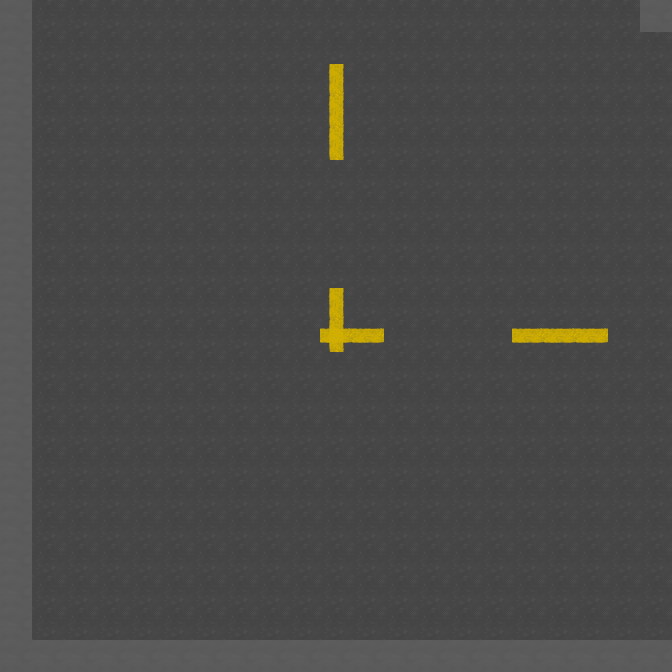

A level layout from a 2D game, rendered from its tile map. Below: a short description, then the map file with its tile-grid data intact:
An orthogonal 21x21 tile map with 32x32 px tiles, 2 tile layers (street_asphalt, street_signs), 1 hidden layer not drawn, 2 tilesets.

<map version="1.10" tiledversion="1.10.1" orientation="orthogonal" renderorder="right-down" width="21" height="21" tilewidth="32" tileheight="32" infinite="0" nextlayerid="4" nextobjectid="1">
 <tileset firstgid="1" source="mini_tileset.tsx" />
 <tileset firstgid="5" source="tileset_gen4.tsx" />
 <layer id="1" name="street_asphalt" width="21" height="21">
  <data encoding="csv">
5,5,5,5,5,5,5,5,5,5,5,5,5,5,5,5,5,5,5,5,5,
5,5,5,5,5,5,5,5,5,5,5,5,5,5,5,5,5,5,5,5,5,
5,5,5,5,5,5,5,5,5,5,5,5,5,5,5,5,5,5,5,5,5,
5,5,5,5,5,5,5,5,5,5,5,5,5,5,5,5,5,5,5,5,5,
5,5,5,5,5,5,5,5,5,5,5,5,5,5,5,5,5,5,5,5,5,
5,5,5,5,5,5,5,5,5,5,5,5,5,5,5,5,5,5,5,5,5,
5,5,5,5,5,5,5,5,5,5,5,5,5,5,5,5,5,5,5,5,5,
5,5,5,5,5,5,5,5,5,5,5,5,5,5,5,5,5,5,5,5,5,
5,5,5,5,5,5,5,5,5,5,5,5,5,5,5,5,5,5,5,5,5,
5,5,5,5,5,5,5,5,5,5,5,5,5,5,5,5,5,5,5,5,5,
5,5,5,5,5,5,5,5,5,5,5,5,5,5,5,5,5,5,5,5,5,
5,5,5,5,5,5,5,5,5,5,5,5,5,5,5,5,5,5,5,5,5,
5,5,5,5,5,5,5,5,5,5,5,5,5,5,5,5,5,5,5,5,5,
5,5,5,5,5,5,5,5,5,5,5,5,5,5,5,5,5,5,5,5,5,
5,5,5,5,5,5,5,5,5,5,5,5,5,5,5,5,5,5,5,5,5,
5,5,5,5,5,5,5,5,5,5,5,5,5,5,5,5,5,5,5,5,5,
5,5,5,5,5,5,5,5,5,5,5,5,5,5,5,5,5,5,5,5,5,
5,5,5,5,5,5,5,5,5,5,5,5,5,5,5,5,5,5,5,5,5,
5,5,5,5,5,5,5,5,5,5,5,5,5,5,5,5,5,5,5,5,5,
5,5,5,5,5,5,5,5,5,5,5,5,5,5,5,5,5,5,5,5,5,
5,5,5,5,5,5,5,5,5,5,5,5,5,5,5,5,5,5,5,5,5
</data>
 </layer>
 <layer id="2" name="street_signs" width="21" height="21">
  <data encoding="csv">
20,0,0,0,0,0,0,0,0,0,0,0,0,0,0,0,0,0,0,0,20,
20,0,0,0,0,0,0,0,0,0,0,0,0,0,0,0,0,0,0,0,0,
20,0,0,0,0,0,0,0,0,0,21,0,0,0,0,0,0,0,0,0,0,
20,0,0,0,0,0,0,0,0,0,21,0,0,0,0,0,0,0,0,0,0,
20,0,0,0,0,0,0,0,0,0,21,0,0,0,0,0,0,0,0,0,0,
20,0,0,0,0,0,0,0,0,0,0,0,0,0,0,0,0,0,0,0,0,
20,0,0,0,0,0,0,0,0,0,0,0,0,0,0,0,0,0,0,0,0,
20,0,0,0,0,0,0,0,0,0,0,0,0,0,0,0,0,0,0,0,0,
20,0,0,0,0,0,0,0,0,0,0,0,0,0,0,0,0,0,0,0,0,
20,0,0,0,0,0,0,0,0,0,21,0,0,0,0,0,0,0,0,0,0,
20,0,0,0,0,0,0,0,0,0,23,22,0,0,0,0,22,22,22,0,0,
20,0,0,0,0,0,0,0,0,0,0,0,0,0,0,0,0,0,0,0,0,
20,0,0,0,0,0,0,0,0,0,0,0,0,0,0,0,0,0,0,0,0,
20,0,0,0,0,0,0,0,0,0,0,0,0,0,0,0,0,0,0,0,0,
20,0,0,0,0,0,0,0,0,0,0,0,0,0,0,0,0,0,0,0,0,
20,0,0,0,0,0,0,0,0,0,0,0,0,0,0,0,0,0,0,0,0,
20,0,0,0,0,0,0,0,0,0,0,0,0,0,0,0,0,0,0,0,0,
20,0,0,0,0,0,0,0,0,0,0,0,0,0,0,0,0,0,0,0,0,
20,0,0,0,0,0,0,0,0,0,0,0,0,0,0,0,0,0,0,0,0,
20,0,0,0,0,0,0,0,0,0,0,0,0,0,0,0,0,0,0,0,0,
20,20,20,20,20,20,20,20,20,20,20,20,20,20,20,20,20,20,20,20,20
</data>
 </layer>
 <layer id="3" name="aux" width="21" height="21" visible="0">
  <data encoding="csv">
0,0,0,0,0,0,0,0,0,0,0,0,0,0,0,0,0,0,0,0,0,
0,5,6,7,8,9,0,0,0,0,0,0,0,0,0,0,0,0,0,0,0,
0,0,0,0,0,0,0,0,0,0,0,0,0,0,0,0,0,0,0,0,0,
0,0,0,0,0,0,0,0,0,0,0,0,0,0,0,0,0,0,0,0,0,
0,0,0,0,0,0,0,0,0,0,0,0,0,0,0,0,0,0,0,0,0,
0,0,0,0,0,0,0,0,0,0,0,0,0,0,0,0,0,0,0,0,0,
0,0,0,0,0,0,0,0,0,0,0,0,0,0,0,0,0,0,0,0,0,
0,0,0,0,0,0,0,0,0,0,0,0,0,0,0,0,0,0,0,0,0,
0,0,0,0,0,0,0,0,0,0,0,0,0,0,0,0,0,0,0,0,0,
0,0,0,0,0,0,0,0,0,0,0,0,0,0,0,0,0,0,0,0,0,
0,0,0,0,0,0,0,0,0,0,0,0,0,0,0,0,0,0,0,0,0,
0,0,0,0,0,0,0,0,0,0,0,0,0,0,0,0,0,0,0,0,0,
0,0,0,0,0,0,0,0,0,0,0,0,0,0,0,0,0,0,0,0,0,
0,0,0,0,0,0,0,0,0,0,0,0,0,0,0,0,0,0,0,0,0,
0,0,0,0,0,0,0,0,0,0,0,0,0,0,0,0,0,0,0,0,0,
0,0,0,0,0,0,0,0,0,0,0,0,0,0,0,0,0,0,0,0,0,
0,0,0,0,0,0,0,0,0,0,0,0,0,0,0,0,0,0,0,0,0,
0,0,0,0,0,0,0,0,0,0,0,0,0,0,0,0,0,0,0,0,0,
0,0,0,0,0,0,0,0,0,0,0,0,0,0,0,0,0,0,0,0,0,
0,0,0,0,0,0,0,0,0,0,0,0,0,0,0,0,0,0,0,0,0,
0,0,0,0,0,0,0,0,0,0,0,0,0,0,0,0,0,0,0,0,0
</data>
 </layer>
</map>
